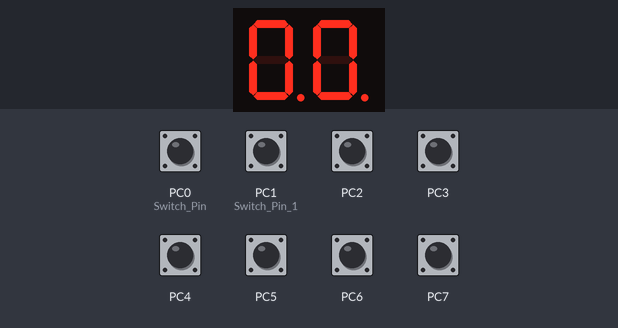
This program was run on a simulated ATmega32, built with avr-gcc and emulated at 8 MHz. On the bench: 2-digit seven-segment display. Wiring (inferred from the names in the program): 2-digit 7-segment display, segments lit when LOW: segments PA0, PA1, PA2, PA3, PA4, PA5, PA6, PA7; digit selects PB0, PB1. The test bench sets the inputs (shaded band); at power-on: PC0 (Switch_Pin), PC1 (Switch_Pin_1), PC2–7 HIGH. The segment pins are drawn as the display they are named for.

Above: at 1.2 s.
1.3 s: PC0 (Switch_Pin) pulled LOW for 0.15 s
At 2.2 s:
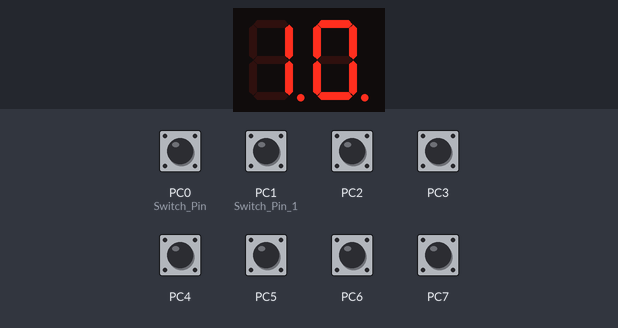
2.9 s: PC1 (Switch_Pin_1) pulled LOW for 0.15 s
At 3.4 s:
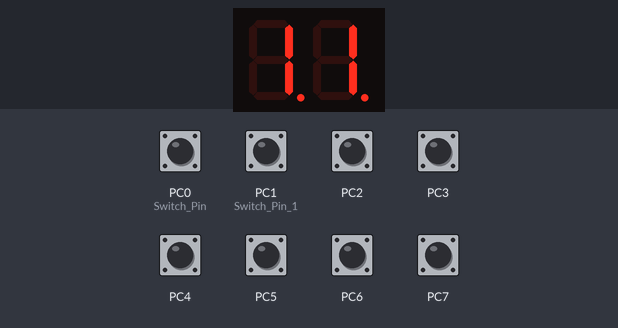
4.5 s: PC0 (Switch_Pin) pulled LOW for 1 s
At 6.0 s:
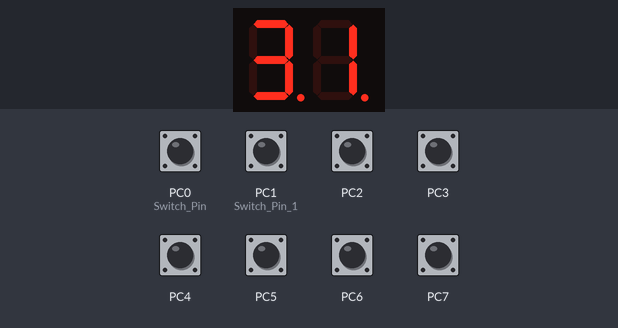
7.0 s: PC1 (Switch_Pin_1) pulled LOW for 1 s
At 7.9 s:
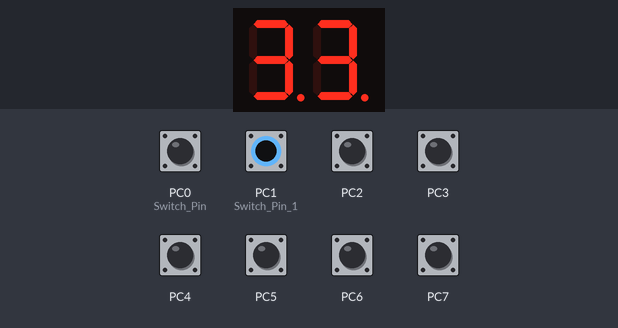
Timing chart, 0 to 10.0 s (numbered marks = the images above; inputs shaded):
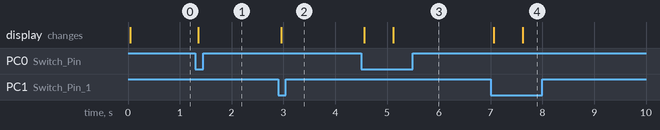

Measured:
- after the input at 1.3 s, the display: changes after 0.06 s (image 1)
- after the input at 2.9 s, the display: changes after 0.06 s (image 2)
- after the input at 4.5 s, the display: first changes after 0.06 s (image 3 shows a later state)
- after the input at 7.0 s, the display: first changes after 0.06 s (image 4 shows a later state)

The program:

main.c
```c
#include "STD_TYPES.h"
#include"DIO_interface.h"
#include "BIT_MATH.h"
#include "PORT_interface.h"
#include "SevenSeg_interface.h"
#include "Switch_interface.h"
#include <avr/delay.h>
#define F_CPU 8000000
#define left_Switch 0
#define right_Switch 1
#define sevenleft 0
#define sevenright 1

void main() {
	PortInit();
	u8 switchnum1 = 1;
	u8 switchnum = 0;
	u8 i = 0;
	u8 j = 0;
	u16 count_delay = 0;
	u16 count_delay_fslow = 0;
	u8 isanybtnpress = 0;
	while (1) {

		if (count_delay_fslow == 0) {
			if (GetSwitchStatus(switchnum) == 1
					&& GetSwitchStatus(switchnum1) == 1) {
				isanybtnpress = 1;
				if (i == 0) {

					i = 9;
				} else {
					i--;
				}
				if (j == 0) {
					j = 9;
				} else {
					j--;
				}

			} else if (GetSwitchStatus(switchnum) == 1) {
				isanybtnpress = 1;
				i++;

				if (i > 9) {
					i = 0;
				}

				// to do delay

				/*SEVENSEG_Disable(sevenright);
				 SEVENSEG_Enable(sevenleft);

				 SEVENSEG_SetNumber(i);*/

			} else if (GetSwitchStatus(switchnum1) == 1) {
				isanybtnpress = 1;
				j++;
				if (j > 9) {
					j = 0;
				}
				/*SEVENSEG_Disable(sevenleft);
				 SEVENSEG_Enable(sevenright);

				 SEVENSEG_SetNumber(j);*/
			}

			else {
				isanybtnpress = 0;
			}

			if (isanybtnpress == 1) {
				if (count_delay >= 3000) {
					count_delay_fslow = 100;
				} else {
					count_delay_fslow = 500;
				}
			} else {

				count_delay = 0;
			}

		} else {
			count_delay_fslow -= 10;
		}

		SEVENSEG_Disable(sevenright);
		SEVENSEG_SetNumber(i);
		SEVENSEG_Enable(sevenleft);

		_delay_ms(5);
		SEVENSEG_Disable(sevenleft);
		SEVENSEG_SetNumber(j);
		SEVENSEG_Enable(sevenright);

		_delay_ms(5);
		count_delay += 10;
	}
}
```

SevenSeg_interface.h
```c
void SEVENSEG_SetNumber(u8 Number);
void SEVENSEG_Enable(u8 SEVENSEG_Num);
void SEVENSEG_Disable(u8 SEVENSEG_Num);
```

SevenSeg_prog.c
```c
#include "STD_TYPES.h"
#include "BIT_MATH.h"
#include "DIO_interface.h"
#include "SevenSeg_config.h"
#include "SevenSeg_interface.h"
#include "SevenSeg_private.h"

u8 LastNumber=SEVENSEG_INTIAL_VALUE;
u8 SEVENSEG_Enable_Ports[2]={SEVENSEG_Enable_one_PORT,SEVENSEG_Enable_Two_PORT};
u8 SEVENSEG_Enable_PINs[2]={SEVENSEG_Enable_one_PIN,SEVENSEG_Enable_Two_PIN};
u8 counter;

void SEVENSEG_SetNumber(u8 Number)
{
	u8 SEVENSEG_Number[]={
			0b00111111,
			0b00000110,
			0b01011011,
			0b01001111,
			0b01100110,
			0b01101101,
			0b01111101,
			0b00000111,
			0b01111111,
			0b01101111,
			/*adding snake*/
			0b00000001, //10
			0b00000010, //11
			0b00000100, //12
			0b00001000, //13
			0b00010000, //14
			0b00100000, //15
			0b01000000, //16

	};
	#if SEVENSEG_MODE ==1
		SetPinValue(SEVENSEG_PIN_A_PORT,SEVENSEG_PIN_A_NUMBER,GET_BIT(SEVENSEG_Number[Number],0));
		SetPinValue(SEVENSEG_PIN_B_PORT,SEVENSEG_PIN_B_NUMBER,GET_BIT(SEVENSEG_Number[Number],1));
		SetPinValue(SEVENSEG_PIN_C_PORT,SEVENSEG_PIN_C_NUMBER,GET_BIT(SEVENSEG_Number[Number],2));
		SetPinValue(SEVENSEG_PIN_D_PORT,SEVENSEG_PIN_D_NUMBER,GET_BIT(SEVENSEG_Number[Number],3));
		SetPinValue(SEVENSEG_PIN_E_PORT,SEVENSEG_PIN_E_NUMBER,GET_BIT(SEVENSEG_Number[Number],4));
		SetPinValue(SEVENSEG_PIN_F_PORT,SEVENSEG_PIN_F_NUMBER,GET_BIT(SEVENSEG_Number[Number],5));
		SetPinValue(SEVENSEG_PIN_G_PORT,SEVENSEG_PIN_G_NUMBER,GET_BIT(SEVENSEG_Number[Number],6));
		//SetPinValue(SEVENSEG_PIN_H_PORT,SEVENSEG_PIN_H_NUMBER,GET_BIT(SEVENSEG_Number[Number],7));
	#elif SEVENSEG_MODE ==0
		SetPinValue(SEVENSEG_PIN_A_PORT,SEVENSEG_PIN_A_NUMBER,GET_BIT(SEVENSEG_Number[Number],0)^0x01);
		SetPinValue(SEVENSEG_PIN_B_PORT,SEVENSEG_PIN_B_NUMBER,GET_BIT(SEVENSEG_Number[Number],1)^0x01);
		SetPinValue(SEVENSEG_PIN_C_PORT,SEVENSEG_PIN_C_NUMBER,GET_BIT(SEVENSEG_Number[Number],2)^0x01);
		SetPinValue(SEVENSEG_PIN_D_PORT,SEVENSEG_PIN_D_NUMBER,GET_BIT(SEVENSEG_Number[Number],3)^0x01);
		SetPinValue(SEVENSEG_PIN_E_PORT,SEVENSEG_PIN_E_NUMBER,GET_BIT(SEVENSEG_Number[Number],4)^0x01);
		SetPinValue(SEVENSEG_PIN_F_PORT,SEVENSEG_PIN_F_NUMBER,GET_BIT(SEVENSEG_Number[Number],5)^0x01);
		SetPinValue(SEVENSEG_PIN_G_PORT,SEVENSEG_PIN_G_NUMBER,GET_BIT(SEVENSEG_Number[Number],6)^0x01);
		//SetPinValue(SEVENSEG_PIN_H_PORT,SEVENSEG_PIN_H_NUMBER,GET_BIT(SEVENSEG_Number[Number],7)^0x01);
	#endif
	LastNumber=Number;
}
/*void SEVENSEG_Enable(void)
{
	#if SEVENSEG_MODE ==1
		SetPinValue(SEVENSEG_Enable_PORT,SEVENSEG_Enable_PIN,0);
	#elif SEVENSEG_MODE ==0
		SetPinValue(SEVENSEG_Enable_PORT,SEVENSEG_Enable_PIN,1);
	#endif
	SEVENSEG_SetNumber(LastNumber);
}*/

void SEVENSEG_Disable(u8 SEVENSEG_Num)
{
#if SEVENSEG_MODE ==1
		SetPinValue(SEVENSEG_Enable_Ports[SEVENSEG_Num],SEVENSEG_Enable_PINs[SEVENSEG_Num],1);
	#elif SEVENSEG_MODE ==0
		SetPinValue(SEVENSEG_Enable_Ports[SEVENSEG_Num],SEVENSEG_Enable_PINs[SEVENSEG_Num],0);
	#endif
	SEVENSEG_SetNumber(LastNumber);

}
void SEVENSEG_Enable(u8 SEVENSEG_Num)
{
	#if SEVENSEG_MODE ==1
		SetPinValue(SEVENSEG_Enable_Ports[SEVENSEG_Num],SEVENSEG_Enable_PINs[SEVENSEG_Num],0);
	#elif SEVENSEG_MODE ==0
		SetPinValue(SEVENSEG_Enable_Ports[SEVENSEG_Num],SEVENSEG_Enable_PINs[SEVENSEG_Num],1);
	#endif
	SEVENSEG_SetNumber(LastNumber);
}
```

Switch_interface.h
```c
u8 GetSwitchStatus (u8 SWITCH_NUM);
```

Switch_program.c
```c
#include "STD_TYPES.h"
#include "BIT_MATH.h"
#include "DIO_interface.h"
#include "DIO_register.h"
#include "DIO_private.h"
#include "DIO_config.h"
#include"Switch_interface.h"
#include"Switch_config.h"

u8 GetSwitchStatus(u8 SWITCH_NUM) {
	u8 result = 0;
	if (SWITCH_NUM == 0) {
		result = GetPinValue(Switch_Port, Switch_Pin);
#if Switch_Mode == 0
		return result;
#else
		return result ^ 0x01;

#endif
	}

	/*it's better to make this using #if than do just if condition because
	 the switch mode will never change its value during runtime	*/

	if (SWITCH_NUM == 1) {
		result = GetPinValue(Switch_Port_1, Switch_Pin_1);
#if Switch_Mode == 0
		return result;
#else
		return result ^ 0x01;

#endif
	}
return 0;
}
```

SevenSeg_config.h
```c
/*choose common anode SEVENSEG_MODE=0 comman cathod  SEVENSEG_MODE=1*/
#define SEVENSEG_MODE 0
// config of enable pin
#define SEVENSEG_Enable_one_PIN  0

//config of enable port
#define SEVENSEG_Enable_one_PORT 'B'

// config of enable pin
#define SEVENSEG_Enable_Two_PIN  1

//config of enable port
#define SEVENSEG_Enable_Two_PORT 'B'
//number of seven segment 2


/*config for SEVENSEG pins kol pin 3la rakm kam w mknha feen anho port  dool pins btou3 sevenseg :D*/
#define SEVENSEG_PIN_A_NUMBER  0
#define SEVENSEG_PIN_A_PORT  'A'

#define SEVENSEG_PIN_B_NUMBER  1
#define SEVENSEG_PIN_B_PORT  'A'

#define SEVENSEG_PIN_C_NUMBER 2
#define SEVENSEG_PIN_C_PORT   'A'

#define SEVENSEG_PIN_D_NUMBER  3
#define SEVENSEG_PIN_D_PORT   'A'

#define SEVENSEG_PIN_E_NUMBER  4
#define SEVENSEG_PIN_E_PORT   'A'

#define SEVENSEG_PIN_F_NUMBER  5
#define SEVENSEG_PIN_F_PORT   'A'

#define SEVENSEG_PIN_G_NUMBER  6
#define SEVENSEG_PIN_G_PORT   'A'

#define SEVENSEG_PIN_H_NUMBER  7
#define SEVENSEG_PIN_H_PORT   'A'

/*intila value  */
#define SEVENSEG_INTIAL_VALUE 0
```

Switch_config.h
```c
/*Choose Value from from 0 to 7*/
#define Switch_Pin 0

/*Choose Value from from 'A' , 'B','C','D'*/
#define Switch_Port 'C'

/*Choose 1 for pull up and 0 for pull down*/
#define Switch_Mode 1

/*Choose Value from from 0 to 7*/
#define Switch_Pin_1 1

/*Choose Value from from 'A' , 'B','C','D'*/
#define Switch_Port_1 'C'

/*Choose 1 for pull up and 0 for pull down*/
//#define Switch_Mode_1 1
```

BIT_MATH.h
```c
#define SET_BIT(VAR,BIT_NO) (VAR|=(1<<BIT_NO))
#define CLEAR_BIT(VAR,BIT_NO) (VAR&=~(1<<BIT_NO))
#define TOGGLE_BIT(VAR,BIT_NO)	(VAR^=(1<<BIT_NO))
#define GET_BIT(VAR,BIT_NO)	((VAR>>BIT_NO)&(1))
#define CIRC_RSHIFT(VAR,N_SHIFTS) (VAR>>N_SHIFTS)|(VAR<<(sizeof(char)*8-N_SHIFTS))
#define CIRC_LSHIFT(VAR,N_SHIFTS) (VAR<<N_SHIFTS)|(VAR>>(sizeof(char)*8-N_SHIFTS))
```

DIO_config.h
```c

```

DIO_interface.h
```c
void SetPinDirection(u8 Port, u8 Pin, u8 Dir);
void SetPinValue(u8 Port, u8 Pin, u8 value);
u8 GetPinValue(u8 Port, u8 Pin);
```

DIO_private.h
```c

```

DIO_program.c
```c
#include "STD_TYPES.H"
#include "BIT_MATH.h"
#include "DIO_interface.h"
#include "DIO_register.h"
#include "DIO_private.h"
#include "DIO_config.h"

void SetPinDirection(u8 Port, u8 Pin, u8 Dir){
	switch (Port)
	{
		case 'A':
			if(Dir==0)
			{
				CLEAR_BIT(DDRA,Pin);
			}
			else{
				SET_BIT(DDRA,Pin);
			}
			break;

		case 'B':
			if(Dir==0)
			{
				CLEAR_BIT(DDRB,Pin);
			}
			else
			{
				SET_BIT(DDRB,Pin);
			}
			break;

		case 'C':
			if(Dir==0)
			{
				CLEAR_BIT(DDRC,Pin);
			}
			else
			{
				SET_BIT(DDRC,Pin);
			}
			break;

		case 'D':
			if(Dir==0)
			{
				CLEAR_BIT(DDRD,Pin);
			}
			else{
				SET_BIT(DDRD,Pin);
			}
			break;

	}
}

void SetPinValue(u8 Port, u8 Pin, u8 value){

	switch (Port)
	{
		case 'A':
			if(value==0)
			{
				CLEAR_BIT(PORTA,Pin);
			}
			else{
				SET_BIT(PORTA,Pin);
			}
			break;

		case 'B':
			if(value==0)
			{
				CLEAR_BIT(PORTB,Pin);
			}
			else
			{
				SET_BIT(PORTB,Pin);
			}
			break;

		case 'C':
			if(value==0)
			{
				CLEAR_BIT(PORTC,Pin);
			}
			else
			{
				SET_BIT(PORTC,Pin);
			}
			break;

		case 'D':
			if(value==0)
			{
				CLEAR_BIT(PORTD,Pin);
			}
			else{
				SET_BIT(PORTD,Pin);
			}
			break;

	}
}

u8 GetPinValue(u8 Port, u8 Pin){
	u8 Result;
	switch (Port)
	{
		case 'A': Result= GET_BIT(PINA,Pin);

			break;

		case 'B':Result= GET_BIT(PINB,Pin);
			break;

		case 'C': Result= GET_BIT(PINC,Pin);

			break;

		case 'D': Result= GET_BIT(PIND,Pin);

			break;

	}
	return Result;
}
```

DIO_register.h
```c
#define PORTA *((u8*)0x3B)
#define DDRA *((u8*)0x3A)
#define PINA *((u8*)0x39)

#define PORTB *((u8*)0x38)
#define DDRB *((u8*)0x37)
#define PINB *((u8*)0x36)

#define PORTC *((u8*)0x35)
#define DDRC *((u8*)0x34)
#define PINC *((u8*)0x33)

#define PORTD *((u8*)0x32)
#define DDRD *((u8*)0x31)
#define PIND *((u8*)0x30)
```

PORT_config.h
```c
//input 0 output 1
#define PORTA_PIN0_DIR 1
#define PORTA_PIN1_DIR 1
#define PORTA_PIN2_DIR 1
#define PORTA_PIN3_DIR 1
#define PORTA_PIN4_DIR 1
#define PORTA_PIN5_DIR 1
#define PORTA_PIN6_DIR 1
#define PORTA_PIN7_DIR 1

#define PORTB_PIN0_DIR 1
#define PORTB_PIN1_DIR 1
#define PORTB_PIN2_DIR 0
#define PORTB_PIN3_DIR 0
#define PORTB_PIN4_DIR 0
#define PORTB_PIN5_DIR 0
#define PORTB_PIN6_DIR 0
#define PORTB_PIN7_DIR 0

#define PORTC_PIN0_DIR 0
#define PORTC_PIN1_DIR 0
#define PORTC_PIN2_DIR 0
#define PORTC_PIN3_DIR 0
#define PORTC_PIN4_DIR 0
#define PORTC_PIN5_DIR 0
#define PORTC_PIN6_DIR 0
#define PORTC_PIN7_DIR 0

#define PORTD_PIN0_DIR 0
#define PORTD_PIN1_DIR 0
#define PORTD_PIN2_DIR 0
#define PORTD_PIN3_DIR 0
#define PORTD_PIN4_DIR 0
#define PORTD_PIN5_DIR 0
#define PORTD_PIN6_DIR 0
#define PORTD_PIN7_DIR 0
/*set intial value of  pin*/
#define PORTA_PIN0_INTIALVALUE 0
#define PORTA_PIN1_INTIALVALUE 0
#define PORTA_PIN2_INTIALVALUE 0
#define PORTA_PIN3_INTIALVALUE 0
#define PORTA_PIN4_INTIALVALUE 0
#define PORTA_PIN5_INTIALVALUE 0
#define PORTA_PIN6_INTIALVALUE 0
#define PORTA_PIN7_INTIALVALUE 0

#define PORTB_PIN0_INTIALVALUE 0
#define PORTB_PIN1_INTIALVALUE 0
#define PORTB_PIN2_INTIALVALUE 0
#define PORTB_PIN3_INTIALVALUE 0
#define PORTB_PIN4_INTIALVALUE 0
#define PORTB_PIN5_INTIALVALUE 0
#define PORTB_PIN6_INTIALVALUE 0
#define PORTB_PIN7_INTIALVALUE 0

#define PORTC_PIN0_INTIALVALUE 1
#define PORTC_PIN1_INTIALVALUE 1
#define PORTC_PIN2_INTIALVALUE 1
#define PORTC_PIN3_INTIALVALUE 1
#define PORTC_PIN4_INTIALVALUE 1
#define PORTC_PIN5_INTIALVALUE 1
#define PORTC_PIN6_INTIALVALUE 1
#define PORTC_PIN7_INTIALVALUE 1

#define PORTD_PIN0_INTIALVALUE 1
#define PORTD_PIN1_INTIALVALUE 1
#define PORTD_PIN2_INTIALVALUE 1
#define PORTD_PIN3_INTIALVALUE 1
#define PORTD_PIN4_INTIALVALUE 1
#define PORTD_PIN5_INTIALVALUE 1
#define PORTD_PIN6_INTIALVALUE 1
#define PORTD_PIN7_INTIALVALUE 1
```

PORT_interface.h
```c
void PortInit(void);
```

PORT_private.h
```c
#define conc(b7,b6,b5,b4,b3,b2,b1,b0) conc_Help(b7,b6,b5,b4,b3,b2,b1,b0)
#define conc_Help(b7,b6,b5,b4,b3,b2,b1,b0) 0b##b7##b6##b5##b4##b3##b2##b1##b0
#define PORTA_DIR conc(PORTA_PIN7_DIR,PORTA_PIN6_DIR,PORTA_PIN5_DIR,PORTA_PIN4_DIR,PORTA_PIN3_DIR,PORTA_PIN2_DIR,PORTA_PIN1_DIR ,PORTA_PIN0_DIR)
#define PORTB_DIR conc(PORTB_PIN7_DIR,PORTB_PIN6_DIR,PORTB_PIN5_DIR,PORTB_PIN4_DIR,PORTB_PIN3_DIR,PORTB_PIN2_DIR,PORTB_PIN1_DIR ,PORTB_PIN0_DIR)
#define PORTC_DIR conc(PORTC_PIN7_DIR,PORTC_PIN6_DIR,PORTC_PIN5_DIR,PORTC_PIN4_DIR,PORTC_PIN3_DIR,PORTC_PIN2_DIR,PORTC_PIN1_DIR ,PORTC_PIN0_DIR)
#define PORTD_DIR conc(PORTD_PIN7_DIR,PORTD_PIN6_DIR,PORTD_PIN5_DIR,PORTD_PIN4_DIR,PORTD_PIN3_DIR,PORTD_PIN2_DIR,PORTD_PIN1_DIR ,PORTD_PIN0_DIR)


#define PORTA_INTIALVALUE conc(PORTA_PIN7_INTIALVALUE,PORTA_PIN6_INTIALVALUE,PORTA_PIN5_INTIALVALUE,PORTA_PIN4_INTIALVALUE,PORTA_PIN3_INTIALVALUE,PORTA_PIN2_INTIALVALUE,PORTA_PIN1_INTIALVALUE ,PORTA_PIN0_INTIALVALUE)
#define PORTB_INTIALVALUE conc(PORTB_PIN7_INTIALVALUE,PORTB_PIN6_INTIALVALUE,PORTB_PIN5_INTIALVALUE,PORTB_PIN4_INTIALVALUE,PORTB_PIN3_INTIALVALUE,PORTB_PIN2_INTIALVALUE,PORTB_PIN1_INTIALVALUE ,PORTB_PIN0_INTIALVALUE)
#define PORTC_INTIALVALUE conc(PORTC_PIN7_INTIALVALUE,PORTC_PIN6_INTIALVALUE,PORTC_PIN5_INTIALVALUE,PORTC_PIN4_INTIALVALUE,PORTC_PIN3_INTIALVALUE,PORTC_PIN2_INTIALVALUE,PORTC_PIN1_INTIALVALUE ,PORTC_PIN0_INTIALVALUE)
#define PORTD_INTIALVALUE conc(PORTD_PIN7_INTIALVALUE,PORTD_PIN6_INTIALVALUE,PORTD_PIN5_INTIALVALUE,PORTD_PIN4_INTIALVALUE,PORTD_PIN3_INTIALVALUE,PORTD_PIN2_INTIALVALUE,PORTD_PIN1_INTIALVALUE ,PORTD_PIN0_INTIALVALUE)
                      
```

PORT_program.c
```c
#include "STD_TYPES.h"
#include "BIT_math.h"
#include"PORT_interface.h"
#include "PORT_config.h"
#include "PORT_private.h"
#include "PORT_register.h"
void PortInit(void)
{
	DDRA=PORTA_DIR;
	DDRB=PORTB_DIR;
	DDRC=PORTC_DIR;
	DDRD=PORTD_DIR;

	PORTA=PORTA_INTIALVALUE;
	PORTB=PORTB_INTIALVALUE;
	PORTC=PORTC_INTIALVALUE;
	PORTD=PORTD_INTIALVALUE;
}
```

PORT_register.h
```c
#define DDRA *((u8*)0x3A)
#define DDRB *((u8*)0x37)
#define DDRC *((u8*)0x34)
#define DDRD *((u8*)0x31)

/*dah 3shan el port*/
#define PORTA *((u8*)0x3B)
#define PORTB *((u8*)0x38)
#define PORTC *((u8*)0x35)
#define PORTD *((u8*)0x32)
```

STD_TYPES.h
```c
#define u8 unsigned char
#define u16 unsigned short int
#define u32 unsigned long int

#define s8 signed char
#define s16 signed short int
#define s32 signed long int

#define f32 float
#define f64 double
#define f96 long double
```

SevenSeg_private.h
```c

```
